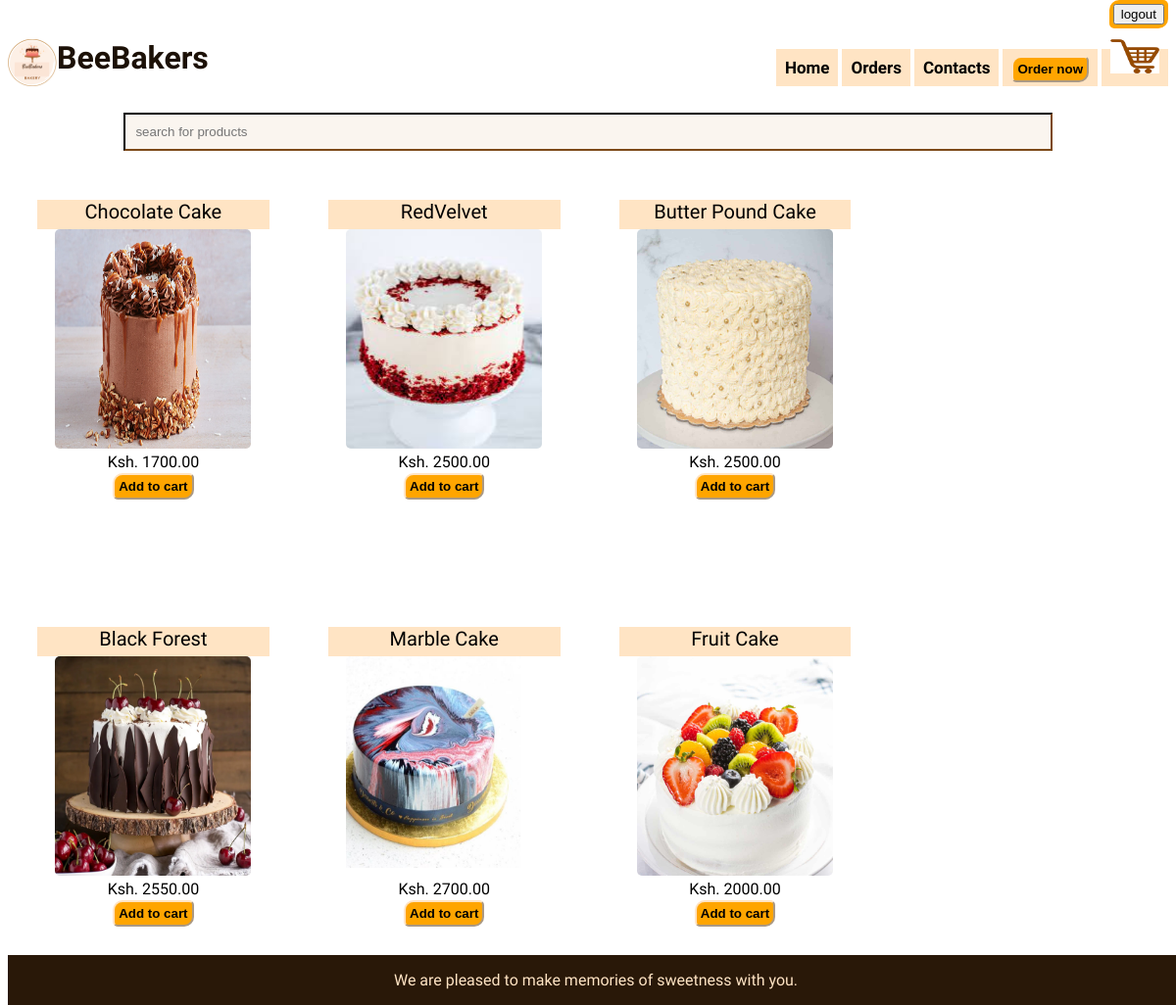
/products/cakes/, run on the app's committed database.
### mysite/models.py (models this page shows, shortened)
class Product(models.Model):
    name = models.CharField(max_length=100)
    price = models.DecimalField(max_digits=10, decimal_places=2)
    type = models.CharField(max_length=50, default='cake')
    image = models.ImageField(upload_to='images/')
    class Meta:
        verbose_name = _('product')
        verbose_name_plural = _('products')

### mysite/views.py (the view)
# urls.py: path('products/cakes/', views.cake, name='cakes'),
def cake(request):
    products = Product.objects.filter(type='cake')
    return render(request, "cakes.html", {'products': products})

### mysite/templates/cakes.html (shortened to what this page needs)
{%load static%}
<!DOCTYPE html>
<html lang="en">
<head>
    {%load static%}
    <link rel="stylesheet" href="{% static 'styles.css' %}">
</head>
<body>
    <a href="{% url 'logout' %}" class="logout"><button>logout</button></a>
    <header>
        <div>
            <nav class="nav-links">
                <div class="nav-menu">
                    <a href="{% url 'index' %}">Home</a>
                    <a href="{% url 'orders' %}">Orders</a>
                    <a href="{% url 'contact' %}">Contacts</a>
                    <a href="{% url 'order' %}"><button>Order now</button></a>
                    <a href="{% url 'view_cart' %}"><img src="{%static 'images/cart.png'%}" style="width:50px; height:35px;"></a>
        </div>
        </nav>
    </div>
    <div class="logo">
        <img src="{%static 'images\bakeryLogo.PNG'%}">
    <h1>BeeBakers</h1>
    </div>
    </header>
    <div class="search">
        <input type="search" placeholder="search for products">
    </div>
    <center>
        <section>
            {%load static%}
                {% for product in products %}
                <div class="product">
                        <p>{{ product.name }}</p>
                        <img src="{{ product.image.url }}" alt="{{ product.name }}">
                        <div id="product_{{ product.id }}">
                            <span class="price">Ksh. {{ product.price }}</span>
                            <form method="post" action="{% url 'add_to_cart' product.id %}">
                                <button class="product_btn">Add to cart</button>
                            </form>
                        </div>
                    </div>
                {% endfor %}
        </section>
</center>
    <footer class="footer">
        <p>We are pleased to make memories of sweetness with you.
        </p>
    </footer>
</body>
</html>

### mysite/static/styles.css (style rules this page uses)
body { font-family: "Trirong", serif; }
.logo { margin-top: 5vh; }
.logo img { width: 50px; height: 6vh; float: left; ; }
.logo h1 { color: #1c1107; }
nav { float: right; enable-background: new; top: 0px; }
nav a { text-decoration: none; color: black; padding: 9px; font-weight: bold; font-size: 17px; background-color: bisque; }
nav button { font-weight: bold; background-color: orange; border-color: bisque; border-radius: 10px 5px; padding: 4px; }
.logout { float: right; font-weight: bold; background-color: orange; color: #1c1107; border-color: bisque; border-radius: 10px 5px; padding: 4px; margin-top: -40px; }
.footer { display: block; background-color: rgb(41, 24, 8); color: bisque; bottom: 0; position: absolute; position: fixed; width: 100%; text-align: center; }
.search input { padding: 10px; float: right; margin-right: 10%; background-color: rgb(250, 245, 239); border-color: rgb(41, 24, 8); margin-top: 2vh; width: 80%; }
.product { align-items: center; justify-content: center; width: 20%; float: left; padding: 30px 30px 10vh 30px; }
.product p { margin-bottom: -0px; background-color: bisque; font-family: "Trirong", serif; font-weight: 100px; height: 30px; font-size: 20px; }
.product img { width: 25vh; height: 28vh; border-radius: 5px; }
.product button { margin-top: 2px; font-weight: bold; background-color: orange; border-color: bisque; border-radius: 10px 5px; padding: 4px; }
.product_btn { font-weight: bold; background-color: orange; border-color: bisque; border-radius: 10px 5px; padding: 4px; }

### data on the page
Product: name "Chocolate Cake", image (picture), price "1700.00"
Product: name "RedVelvet", image (picture), price "2500.00"
Product: name "Butter Pound Cake", image (picture), price "2500.00"
Product: name "Black Forest", image (picture), price "2550.00"
Product: name "Marble Cake", image (picture), price "2700.00"
Product: name "Fruit Cake", image (picture), price "2000.00"
